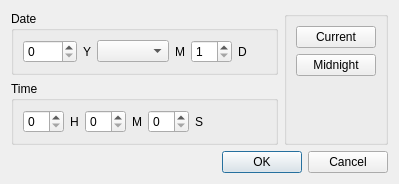
<?xml version="1.0" encoding="UTF-8"?>
<ui version="4.0">
 <class>CSetTime</class>
 <widget class="QDialog" name="CSetTime">
  <property name="geometry">
   <rect>
    <x>0</x>
    <y>0</y>
    <width>399</width>
    <height>169</height>
   </rect>
  </property>
  <property name="windowTitle">
   <string>Dialog</string>
  </property>
  <layout class="QGridLayout" name="gridLayout_3" columnstretch="3,1">
   <item row="0" column="0">
    <layout class="QVBoxLayout" name="verticalLayout">
     <item>
      <widget class="QGroupBox" name="groupBox">
       <property name="title">
        <string>Date</string>
       </property>
       <layout class="QGridLayout" name="gridLayout">
        <item row="0" column="0">
         <widget class="QSpinBox" name="spinBox">
          <property name="maximum">
           <number>9999</number>
          </property>
         </widget>
        </item>
        <item row="0" column="5">
         <widget class="QLabel" name="label_3">
          <property name="text">
           <string>D</string>
          </property>
          <property name="alignment">
           <set>Qt::AlignCenter</set>
          </property>
         </widget>
        </item>
        <item row="0" column="1">
         <widget class="QLabel" name="label">
          <property name="text">
           <string>Y</string>
          </property>
          <property name="alignment">
           <set>Qt::AlignCenter</set>
          </property>
         </widget>
        </item>
        <item row="0" column="4">
         <widget class="QSpinBox" name="spinBox_2">
          <property name="minimum">
           <number>1</number>
          </property>
          <property name="maximum">
           <number>31</number>
          </property>
         </widget>
        </item>
        <item row="0" column="2">
         <widget class="QComboBox" name="comboBox"/>
        </item>
        <item row="0" column="3">
         <widget class="QLabel" name="label_2">
          <property name="text">
           <string>M</string>
          </property>
          <property name="alignment">
           <set>Qt::AlignCenter</set>
          </property>
         </widget>
        </item>
        <item row="0" column="6">
         <spacer name="horizontalSpacer_8">
          <property name="orientation">
           <enum>Qt::Horizontal</enum>
          </property>
          <property name="sizeHint" stdset="0">
           <size>
            <width>40</width>
            <height>20</height>
           </size>
          </property>
         </spacer>
        </item>
       </layout>
      </widget>
     </item>
     <item>
      <widget class="QGroupBox" name="groupBox_2">
       <property name="title">
        <string>Time</string>
       </property>
       <layout class="QGridLayout" name="gridLayout_2">
        <item row="0" column="0">
         <widget class="QSpinBox" name="spinBox_3">
          <property name="maximum">
           <number>23</number>
          </property>
         </widget>
        </item>
        <item row="0" column="6">
         <spacer name="horizontalSpacer_9">
          <property name="orientation">
           <enum>Qt::Horizontal</enum>
          </property>
          <property name="sizeHint" stdset="0">
           <size>
            <width>40</width>
            <height>20</height>
           </size>
          </property>
         </spacer>
        </item>
        <item row="0" column="3">
         <widget class="QLabel" name="label_5">
          <property name="text">
           <string>M</string>
          </property>
          <property name="alignment">
           <set>Qt::AlignCenter</set>
          </property>
         </widget>
        </item>
        <item row="0" column="2">
         <widget class="QSpinBox" name="spinBox_5">
          <property name="maximum">
           <number>59</number>
          </property>
         </widget>
        </item>
        <item row="0" column="5">
         <widget class="QLabel" name="label_6">
          <property name="text">
           <string>S</string>
          </property>
          <property name="alignment">
           <set>Qt::AlignCenter</set>
          </property>
         </widget>
        </item>
        <item row="0" column="4">
         <widget class="QSpinBox" name="spinBox_4">
          <property name="maximum">
           <number>59</number>
          </property>
         </widget>
        </item>
        <item row="0" column="1">
         <widget class="QLabel" name="label_4">
          <property name="text">
           <string>H</string>
          </property>
          <property name="alignment">
           <set>Qt::AlignCenter</set>
          </property>
         </widget>
        </item>
       </layout>
      </widget>
     </item>
     <item>
      <spacer name="verticalSpacer_2">
       <property name="orientation">
        <enum>Qt::Vertical</enum>
       </property>
       <property name="sizeHint" stdset="0">
        <size>
         <width>20</width>
         <height>40</height>
        </size>
       </property>
      </spacer>
     </item>
    </layout>
   </item>
   <item row="0" column="1">
    <layout class="QVBoxLayout" name="verticalLayout_2">
     <item>
      <widget class="QGroupBox" name="groupBox_3">
       <property name="title">
        <string/>
       </property>
       <layout class="QVBoxLayout" name="verticalLayout_3">
        <item>
         <widget class="QPushButton" name="pushButton_3">
          <property name="text">
           <string>Current</string>
          </property>
         </widget>
        </item>
        <item>
         <widget class="QPushButton" name="pushButton_4">
          <property name="text">
           <string>Midnight</string>
          </property>
         </widget>
        </item>
        <item>
         <spacer name="verticalSpacer">
          <property name="orientation">
           <enum>Qt::Vertical</enum>
          </property>
          <property name="sizeHint" stdset="0">
           <size>
            <width>20</width>
            <height>40</height>
           </size>
          </property>
         </spacer>
        </item>
       </layout>
       <zorder>pushButton_3</zorder>
       <zorder>pushButton_4</zorder>
       <zorder>verticalSpacer</zorder>
      </widget>
     </item>
    </layout>
   </item>
   <item row="1" column="0" colspan="2">
    <layout class="QHBoxLayout" name="horizontalLayout">
     <item>
      <spacer name="horizontalSpacer">
       <property name="orientation">
        <enum>Qt::Horizontal</enum>
       </property>
       <property name="sizeHint" stdset="0">
        <size>
         <width>40</width>
         <height>20</height>
        </size>
       </property>
      </spacer>
     </item>
     <item>
      <widget class="QPushButton" name="pushButton">
       <property name="text">
        <string>OK</string>
       </property>
       <property name="default">
        <bool>true</bool>
       </property>
      </widget>
     </item>
     <item>
      <widget class="QPushButton" name="pushButton_2">
       <property name="text">
        <string>Cancel</string>
       </property>
      </widget>
     </item>
    </layout>
   </item>
  </layout>
 </widget>
 <tabstops>
  <tabstop>spinBox</tabstop>
  <tabstop>comboBox</tabstop>
  <tabstop>spinBox_2</tabstop>
  <tabstop>spinBox_3</tabstop>
  <tabstop>spinBox_5</tabstop>
  <tabstop>spinBox_4</tabstop>
  <tabstop>pushButton</tabstop>
  <tabstop>pushButton_2</tabstop>
 </tabstops>
 <resources/>
 <connections/>
</ui>
